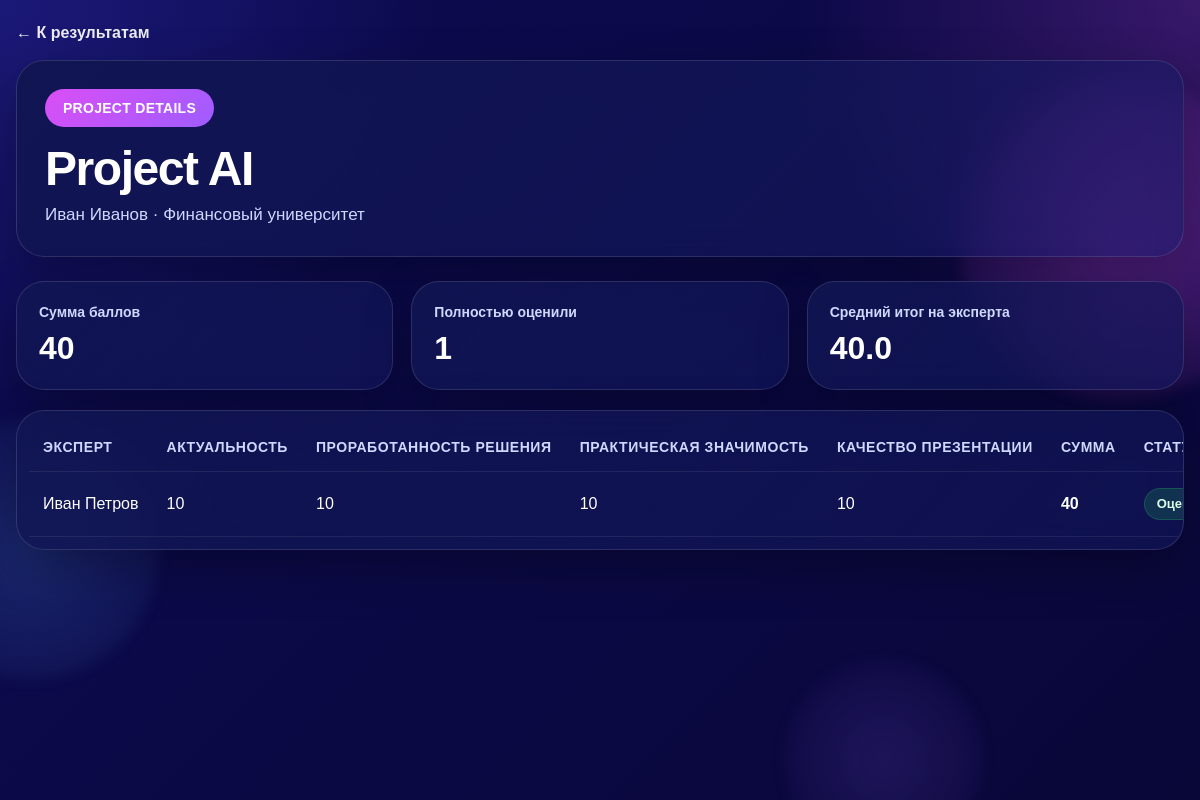
/admin/projects/1 (signed in), run on the app's committed database.
### app/models/project.py (models this page shows)
class Project(Base):
    __tablename__ = "projects"
    id: Mapped[int] = mapped_column(primary_key=True, index=True)
    title: Mapped[str] = mapped_column(String(255), nullable=False)
    author_full_name: Mapped[str] = mapped_column(String(255), nullable=False)
    organization: Mapped[str] = mapped_column(String(255), nullable=False)
    description: Mapped[str | None] = mapped_column(Text, nullable=True)
    additional_info: Mapped[str | None] = mapped_column(Text, nullable=True)
    card_image: Mapped[str | None] = mapped_column(String(255), nullable=True)
    author_image: Mapped[str | None] = mapped_column(String(255), nullable=True)
    sort_order: Mapped[int] = mapped_column(Integer, default=0, nullable=False)
    is_active: Mapped[bool] = mapped_column(Boolean, default=True, nullable=False)
    scores = relationship("Score", back_populates="project", cascade="all, delete-orphan")

### app/models/criterion.py (models this page shows)
class Criterion(Base):
    __tablename__ = "criteria"
    id: Mapped[int] = mapped_column(primary_key=True, index=True)
    name: Mapped[str] = mapped_column(String(255), nullable=False)
    description: Mapped[str | None] = mapped_column(Text, nullable=True)
    max_score: Mapped[int] = mapped_column(Integer, default=10, nullable=False)
    sort_order: Mapped[int] = mapped_column(Integer, default=0, nullable=False)
    is_active: Mapped[bool] = mapped_column(Boolean, default=True, nullable=False)
    scores = relationship("Score", back_populates="criterion", cascade="all, delete-orphan")

### app/models/expert.py (models this page shows)
class Expert(Base):
    __tablename__ = "experts"
    id: Mapped[int] = mapped_column(primary_key=True, index=True)
    full_name: Mapped[str] = mapped_column(String(255), nullable=False)
    login: Mapped[str] = mapped_column(String(100), unique=True, nullable=False, index=True)
    password_hash: Mapped[str] = mapped_column(String(255), nullable=False)
    is_admin: Mapped[bool] = mapped_column(Boolean, default=False, nullable=False)
    is_active: Mapped[bool] = mapped_column(Boolean, default=True, nullable=False)
    scores = relationship("Score", back_populates="expert", cascade="all, delete-orphan")

### app/routers/admin.py (the view)
@router.get("/admin/projects/{project_id}", response_class=HTMLResponse)
def admin_project_detail(
    project_id: int,
    request: Request,
    db: Session = Depends(get_db),
):
    user = require_admin(request, db)
    if not isinstance(user, Expert):
        return user
    project = (
        db.query(Project)
        .filter(Project.id == project_id, Project.is_active == True)
        .first()
    )
    if not project:
        raise HTTPException(status_code=404, detail="Проект не найден")
    criteria = (
        db.query(Criterion)
        .filter(Criterion.is_active == True)
        .order_by(Criterion.sort_order.asc(), Criterion.id.asc())
        .all()
    )
    experts = (
        db.query(Expert)
        .filter(Expert.is_admin == False, Expert.is_active == True)
        .order_by(Expert.full_name.asc())
        .all()
    )
    scores = (
        db.query(Score)
        .filter(Score.project_id == project.id)
        .all()
    )
    score_map = {}
    expert_totals = defaultdict(int)
    expert_filled_count = defaultdict(int)
    for score in scores:
        score_map[(score.expert_id, score.criterion_id)] = score.value
        expert_totals[score.expert_id] += score.value
        expert_filled_count[score.expert_id] += 1
    expert_rows = []
    criteria_count = len(criteria)
    for expert in experts:
        row_scores = []
        for criterion in criteria:
            row_scores.append(
                {
                    "criterion_id": criterion.id,
                    "value": score_map.get((expert.id, criterion.id)),
                }
            )
        is_complete = expert_filled_count[expert.id] == criteria_count and criteria_count > 0
        expert_rows.append(
            {
                "expert": expert,
                "scores": row_scores,
                "total_score": expert_totals[expert.id],
                "is_complete": is_complete,
            }
        )
    project_total = sum(expert_totals.values())
    completed_experts_count = sum(1 for row in expert_rows if row["is_complete"])
    average_total_per_expert = round(project_total / completed_experts_count, 2) if completed_experts_count else 0
    return templates.TemplateResponse(
        "admin/project_detail.html",
        {
            "request": request,
            "user": user,
            "project": project,
            "criteria": criteria,
            "expert_rows": expert_rows,
            "project_total": project_total,
            "completed_experts_count": completed_experts_count,
            "average_total_per_expert": average_total_per_expert,
        },
    )

### app/templates/admin/project_detail.html (shortened to what this page needs)
{% extends "base.html" %}
{% block content %}
<div class="screen">
    <div class="detail-topbar">
        <a href="/admin" class="nav-link">← К результатам</a>
    </div>
    <section class="hero-panel">
        <div class="hero-left">
            <div class="forum-mark">PROJECT DETAILS</div>
            <h1 class="hero-title">{{ project.title }}</h1>
            <p class="hero-subtitle">{{ project.author_full_name }} · {{ project.organization }}</p>
        </div>
    </section>
    <section class="admin-stats-grid">
        <div class="glass-panel admin-stat-card">
            <div class="admin-stat-label">Сумма баллов</div>
            <div class="admin-stat-value">{{ project_total }}</div>
        </div>
        <div class="glass-panel admin-stat-card">
            <div class="admin-stat-label">Полностью оценили</div>
            <div class="admin-stat-value">{{ completed_experts_count }}</div>
        </div>
        <div class="glass-panel admin-stat-card">
            <div class="admin-stat-label">Средний итог на эксперта</div>
            <div class="admin-stat-value">{{ average_total_per_expert }}</div>
        </div>
    </section>
    <div class="glass-panel admin-table-wrap">
        <table class="admin-table admin-detail-table">
            <thead>
                <tr>
                    <th>Эксперт</th>
                    {% for criterion in criteria %}
                        <th>{{ criterion.name }}</th>
                    {% endfor %}
                    <th>Сумма</th>
                    <th>Статус</th>
                </tr>
            </thead>
            <tbody>
                {% for row in expert_rows %}
                    <tr>
                        <td>{{ row.expert.full_name }}</td>
                        {% for score in row.scores %}
                            <td>
                                {% if score.value is not none %}
                                    {{ score.value }}
                                {% else %}
                                    <span class="score-empty">—</span>
                                {% endif %}
                            </td>
                        {% endfor %}
                        <td><strong>{{ row.total_score }}</strong></td>
                        <td>
                            {% if row.is_complete %}
                                <span class="admin-status admin-status-complete">Оценил</span>
                            {% else %}
                                <span class="admin-status admin-status-pending">Не завершил</span>
                            {% endif %}
                        </td>
                    </tr>
                {% else %}
                    <tr>
                        <td colspan="{{ criteria|length + 3 }}" class="admin-empty">
                            Пока нет оценок по этому проекту
                        </td>
                    </tr>
                {% endfor %}
            </tbody>
        </table>
    </div>
</div>
{% endblock %}

### app/static/css/styles.css (style rules this page uses)
:root { --bg-main: #0d0b52; --bg-deep: #090738; --panel: rgba(18, 22, 84, 0.62); --panel-strong: rgba(16, 20, 72, 0.82); --border: rgba(255, 255, 255, 0.12); --text-main: #ffffff; --text-soft: #cfd8ff; --text-muted: #9faadf; --accent: linear-gradient(135deg, #d94ff5 0%, #9f5cff 100%); --accent-solid: #c355ef; --success-bg: rgba(34, 197, 94, 0.18); --success-text: #dcfce7; --error-bg: rgba(239, 68, 68, 0.18); --error-text: #fee2e2; --shadow: 0 18px 50px rgba(0, 0, 0, 0.28); --radius-xl: 28px; --radius-lg: 22px; --radius-md: 16px; }
* { box-sizing: border-box; }
html, body { margin: 0; padding: 0; min-height: 100%; font-family: Arial, sans-serif; color: var(--text-main); background: radial-gradient(circle at top left, #1b1977 0%, transparent 30%), radial-gradient(circle at right top, rgba(217, 79, 245, 0.22) 0%, transparent 28%), linear-gradient(135deg, var(--bg-main) 0%, var(--bg-deep) 100%); }
body { min-height: 100vh; }
a { color: inherit; }
.screen { position: relative; z-index: 1; width: min(1400px, calc(100% - 32px)); margin: 0 auto; padding: 24px 0 40px; }
.hero-panel, .glass-panel, .login-card, .project-card, .score-card, .detail-card { backdrop-filter: blur(18px); -webkit-backdrop-filter: blur(18px); }
.hero-panel { display: flex; justify-content: space-between; align-items: flex-start; gap: 24px; padding: 28px; border-radius: var(--radius-xl); background: linear-gradient(135deg, rgba(16, 21, 76, 0.84), rgba(24, 28, 106, 0.52)); border: 1px solid var(--border); box-shadow: var(--shadow); margin-bottom: 24px; }
.hero-left { max-width: 800px; }
.forum-mark { display: inline-flex; align-items: center; min-height: 38px; padding: 0 18px; border-radius: 999px; background: var(--accent); color: #fff; font-size: 14px; font-weight: 700; letter-spacing: 0.02em; margin-bottom: 18px; }
.hero-title, .project-page-title { margin: 0 0 10px; font-size: clamp(32px, 4vw, 54px); line-height: 0.98; font-weight: 800; letter-spacing: -0.03em; }
.hero-subtitle, .project-page-subtitle, .section-note, .dashboard-subtitle { margin: 0; color: var(--text-soft); font-size: 17px; line-height: 1.5; }
.glass-panel { background: linear-gradient(135deg, rgba(17, 22, 82, 0.84), rgba(19, 24, 92, 0.6)); border: 1px solid var(--border); border-radius: var(--radius-xl); box-shadow: var(--shadow); }
.detail-topbar { display: flex; justify-content: space-between; gap: 16px; align-items: center; margin-bottom: 18px; }
.nav-link { text-decoration: none; color: #fff; font-weight: 700; opacity: 0.92; }
.admin-table-wrap { overflow-x: auto; padding: 12px; }
.admin-table { width: 100%; border-collapse: collapse; min-width: 920px; }
.admin-table th, .admin-table td { padding: 16px 14px; text-align: left; border-bottom: 1px solid rgba(255, 255, 255, 0.08); color: var(--text-main); }
.admin-table th { color: var(--text-soft); font-size: 14px; font-weight: 800; text-transform: uppercase; letter-spacing: 0.04em; }
.admin-stats-grid { display: grid; grid-template-columns: repeat(3, minmax(0, 1fr)); gap: 18px; margin-bottom: 20px; }
.admin-stat-card { padding: 22px; }
.admin-stat-label { color: var(--text-soft); font-size: 14px; font-weight: 700; margin-bottom: 10px; }
.admin-stat-value { font-size: 32px; font-weight: 800; color: #fff; }
.admin-detail-table th, .admin-detail-table td { white-space: nowrap; }
.admin-status { display: inline-flex; align-items: center; min-height: 32px; padding: 0 12px; border-radius: 999px; font-size: 13px; font-weight: 800; }
.admin-status-complete { background: rgba(34, 197, 94, 0.18); color: #dcfce7; border: 1px solid rgba(34, 197, 94, 0.24); }

### data on the page
Project: title "Project AI", author_full_name "Иван Иванов", organization "Финансовый университет"
Criterion: name "АКТУАЛЬНОСТЬ"
Criterion: name "ПРОРАБОТАННОСТЬ РЕШЕНИЯ"
Criterion: name "ПРАКТИЧЕСКАЯ ЗНАЧИМОСТЬ"
Criterion: name "КАЧЕСТВО ПРЕЗЕНТАЦИИ"
Expert: expert.full_name "Иван Петров"

### other printed values
{{ project_total }} "40"
{{ completed_experts_count }} "1"
{{ average_total_per_expert }} "40.0"
{{ score.value }} "10" "10" "10" "10"
{{ row.total_score }} "40"
